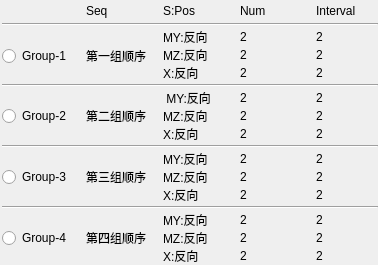
<?xml version="1.0" encoding="UTF-8"?>
<ui version="4.0">
 <class>LayerPage</class>
 <widget class="QWidget" name="LayerPage">
  <property name="geometry">
   <rect>
    <x>0</x>
    <y>0</y>
    <width>378</width>
    <height>265</height>
   </rect>
  </property>
  <property name="windowTitle">
   <string>Form</string>
  </property>
  <layout class="QGridLayout" name="gridLayout" rowstretch="0,0,0,0,0,0,0,0,0,0">
   <property name="leftMargin">
    <number>2</number>
   </property>
   <property name="topMargin">
    <number>0</number>
   </property>
   <property name="rightMargin">
    <number>0</number>
   </property>
   <property name="bottomMargin">
    <number>0</number>
   </property>
   <property name="horizontalSpacing">
    <number>15</number>
   </property>
   <property name="verticalSpacing">
    <number>2</number>
   </property>
   <item row="5" column="0">
    <widget class="QRadioButton" name="radioButton_2">
     <property name="sizePolicy">
      <sizepolicy hsizetype="Expanding" vsizetype="Expanding">
       <horstretch>0</horstretch>
       <verstretch>0</verstretch>
      </sizepolicy>
     </property>
     <property name="text">
      <string>Group-2</string>
     </property>
    </widget>
   </item>
   <item row="4" column="0" colspan="5">
    <widget class="Line" name="line_2">
     <property name="orientation">
      <enum>Qt::Horizontal</enum>
     </property>
    </widget>
   </item>
   <item row="0" column="1">
    <widget class="QLabel" name="label_29">
     <property name="sizePolicy">
      <sizepolicy hsizetype="Expanding" vsizetype="Expanding">
       <horstretch>0</horstretch>
       <verstretch>0</verstretch>
      </sizepolicy>
     </property>
     <property name="text">
      <string>Seq</string>
     </property>
    </widget>
   </item>
   <item row="0" column="2">
    <widget class="QLabel" name="label_30">
     <property name="sizePolicy">
      <sizepolicy hsizetype="Expanding" vsizetype="Expanding">
       <horstretch>0</horstretch>
       <verstretch>0</verstretch>
      </sizepolicy>
     </property>
     <property name="text">
      <string>S:Pos</string>
     </property>
    </widget>
   </item>
   <item row="0" column="3">
    <widget class="QLabel" name="label_31">
     <property name="sizePolicy">
      <sizepolicy hsizetype="Expanding" vsizetype="Expanding">
       <horstretch>0</horstretch>
       <verstretch>0</verstretch>
      </sizepolicy>
     </property>
     <property name="text">
      <string>Num</string>
     </property>
    </widget>
   </item>
   <item row="0" column="4">
    <widget class="QLabel" name="label_32">
     <property name="sizePolicy">
      <sizepolicy hsizetype="Expanding" vsizetype="Expanding">
       <horstretch>0</horstretch>
       <verstretch>0</verstretch>
      </sizepolicy>
     </property>
     <property name="text">
      <string>Interval</string>
     </property>
    </widget>
   </item>
   <item row="2" column="2" rowspan="2">
    <layout class="QVBoxLayout" name="verticalLayout_2">
     <item>
      <widget class="KJLStatus" name="label_5">
       <property name="sizePolicy">
        <sizepolicy hsizetype="Expanding" vsizetype="Expanding">
         <horstretch>0</horstretch>
         <verstretch>0</verstretch>
        </sizepolicy>
       </property>
       <property name="text">
        <string>MY:反向</string>
       </property>
      </widget>
     </item>
     <item>
      <widget class="KJLStatus" name="label_6">
       <property name="sizePolicy">
        <sizepolicy hsizetype="Expanding" vsizetype="Expanding">
         <horstretch>0</horstretch>
         <verstretch>0</verstretch>
        </sizepolicy>
       </property>
       <property name="text">
        <string>MZ:反向</string>
       </property>
      </widget>
     </item>
     <item>
      <widget class="KJLStatus" name="label_7">
       <property name="sizePolicy">
        <sizepolicy hsizetype="Expanding" vsizetype="Expanding">
         <horstretch>0</horstretch>
         <verstretch>0</verstretch>
        </sizepolicy>
       </property>
       <property name="text">
        <string>X:反向</string>
       </property>
      </widget>
     </item>
    </layout>
   </item>
   <item row="2" column="3" rowspan="2">
    <layout class="QVBoxLayout" name="verticalLayout">
     <item>
      <widget class="KJLStatic" name="label1_0">
       <property name="sizePolicy">
        <sizepolicy hsizetype="Expanding" vsizetype="Expanding">
         <horstretch>0</horstretch>
         <verstretch>0</verstretch>
        </sizepolicy>
       </property>
       <property name="text">
        <string>2</string>
       </property>
      </widget>
     </item>
     <item>
      <widget class="KJLStatic" name="label1_1">
       <property name="sizePolicy">
        <sizepolicy hsizetype="Expanding" vsizetype="Expanding">
         <horstretch>0</horstretch>
         <verstretch>0</verstretch>
        </sizepolicy>
       </property>
       <property name="text">
        <string>2</string>
       </property>
      </widget>
     </item>
     <item>
      <widget class="KJLStatic" name="label1_2">
       <property name="sizePolicy">
        <sizepolicy hsizetype="Expanding" vsizetype="Expanding">
         <horstretch>0</horstretch>
         <verstretch>0</verstretch>
        </sizepolicy>
       </property>
       <property name="text">
        <string>2</string>
       </property>
      </widget>
     </item>
    </layout>
   </item>
   <item row="2" column="4" rowspan="2">
    <layout class="QVBoxLayout" name="verticalLayout_3">
     <item>
      <widget class="KJLStatic" name="label_17">
       <property name="sizePolicy">
        <sizepolicy hsizetype="Expanding" vsizetype="Expanding">
         <horstretch>0</horstretch>
         <verstretch>0</verstretch>
        </sizepolicy>
       </property>
       <property name="text">
        <string>2</string>
       </property>
      </widget>
     </item>
     <item>
      <widget class="KJLStatic" name="label_18">
       <property name="sizePolicy">
        <sizepolicy hsizetype="Expanding" vsizetype="Expanding">
         <horstretch>0</horstretch>
         <verstretch>0</verstretch>
        </sizepolicy>
       </property>
       <property name="text">
        <string>2</string>
       </property>
      </widget>
     </item>
     <item>
      <widget class="KJLStatic" name="label_19">
       <property name="sizePolicy">
        <sizepolicy hsizetype="Expanding" vsizetype="Expanding">
         <horstretch>0</horstretch>
         <verstretch>0</verstretch>
        </sizepolicy>
       </property>
       <property name="text">
        <string>2</string>
       </property>
      </widget>
     </item>
    </layout>
   </item>
   <item row="3" column="0">
    <widget class="QRadioButton" name="radioButton">
     <property name="sizePolicy">
      <sizepolicy hsizetype="Expanding" vsizetype="Expanding">
       <horstretch>0</horstretch>
       <verstretch>0</verstretch>
      </sizepolicy>
     </property>
     <property name="text">
      <string>Group-1</string>
     </property>
    </widget>
   </item>
   <item row="3" column="1">
    <widget class="KJLStatus" name="label">
     <property name="sizePolicy">
      <sizepolicy hsizetype="Expanding" vsizetype="Expanding">
       <horstretch>0</horstretch>
       <verstretch>0</verstretch>
      </sizepolicy>
     </property>
     <property name="text">
      <string>第一组顺序</string>
     </property>
    </widget>
   </item>
   <item row="7" column="3">
    <layout class="QVBoxLayout" name="verticalLayout_8">
     <item>
      <widget class="KJLStatic" name="label1_6">
       <property name="sizePolicy">
        <sizepolicy hsizetype="Expanding" vsizetype="Expanding">
         <horstretch>0</horstretch>
         <verstretch>0</verstretch>
        </sizepolicy>
       </property>
       <property name="text">
        <string>2</string>
       </property>
      </widget>
     </item>
     <item>
      <widget class="KJLStatic" name="label1_7">
       <property name="sizePolicy">
        <sizepolicy hsizetype="Expanding" vsizetype="Expanding">
         <horstretch>0</horstretch>
         <verstretch>0</verstretch>
        </sizepolicy>
       </property>
       <property name="text">
        <string>2</string>
       </property>
      </widget>
     </item>
     <item>
      <widget class="KJLStatic" name="label1_8">
       <property name="sizePolicy">
        <sizepolicy hsizetype="Expanding" vsizetype="Expanding">
         <horstretch>0</horstretch>
         <verstretch>0</verstretch>
        </sizepolicy>
       </property>
       <property name="text">
        <string>2</string>
       </property>
      </widget>
     </item>
    </layout>
   </item>
   <item row="5" column="1">
    <widget class="KJLStatus" name="label_2">
     <property name="sizePolicy">
      <sizepolicy hsizetype="Expanding" vsizetype="Expanding">
       <horstretch>0</horstretch>
       <verstretch>0</verstretch>
      </sizepolicy>
     </property>
     <property name="text">
      <string>第二组顺序</string>
     </property>
    </widget>
   </item>
   <item row="5" column="2">
    <layout class="QVBoxLayout" name="verticalLayout_6">
     <item>
      <widget class="KJLStatus" name="label_8">
       <property name="sizePolicy">
        <sizepolicy hsizetype="Expanding" vsizetype="Expanding">
         <horstretch>0</horstretch>
         <verstretch>0</verstretch>
        </sizepolicy>
       </property>
       <property name="text">
        <string> MY:反向</string>
       </property>
      </widget>
     </item>
     <item>
      <widget class="KJLStatus" name="label_9">
       <property name="sizePolicy">
        <sizepolicy hsizetype="Expanding" vsizetype="Expanding">
         <horstretch>0</horstretch>
         <verstretch>0</verstretch>
        </sizepolicy>
       </property>
       <property name="text">
        <string>MZ:反向</string>
       </property>
      </widget>
     </item>
     <item>
      <widget class="KJLStatus" name="label_10">
       <property name="sizePolicy">
        <sizepolicy hsizetype="Expanding" vsizetype="Expanding">
         <horstretch>0</horstretch>
         <verstretch>0</verstretch>
        </sizepolicy>
       </property>
       <property name="text">
        <string>X:反向</string>
       </property>
      </widget>
     </item>
    </layout>
   </item>
   <item row="5" column="3">
    <layout class="QVBoxLayout" name="verticalLayout_5">
     <item>
      <widget class="KJLStatic" name="label1_3">
       <property name="sizePolicy">
        <sizepolicy hsizetype="Expanding" vsizetype="Expanding">
         <horstretch>0</horstretch>
         <verstretch>0</verstretch>
        </sizepolicy>
       </property>
       <property name="text">
        <string>2</string>
       </property>
      </widget>
     </item>
     <item>
      <widget class="KJLStatic" name="label1_4">
       <property name="sizePolicy">
        <sizepolicy hsizetype="Expanding" vsizetype="Expanding">
         <horstretch>0</horstretch>
         <verstretch>0</verstretch>
        </sizepolicy>
       </property>
       <property name="text">
        <string>2</string>
       </property>
      </widget>
     </item>
     <item>
      <widget class="KJLStatic" name="label1_5">
       <property name="sizePolicy">
        <sizepolicy hsizetype="Expanding" vsizetype="Expanding">
         <horstretch>0</horstretch>
         <verstretch>0</verstretch>
        </sizepolicy>
       </property>
       <property name="text">
        <string>2</string>
       </property>
      </widget>
     </item>
    </layout>
   </item>
   <item row="5" column="4">
    <layout class="QVBoxLayout" name="verticalLayout_4">
     <item>
      <widget class="KJLStatic" name="label_20">
       <property name="sizePolicy">
        <sizepolicy hsizetype="Expanding" vsizetype="Expanding">
         <horstretch>0</horstretch>
         <verstretch>0</verstretch>
        </sizepolicy>
       </property>
       <property name="text">
        <string>2</string>
       </property>
      </widget>
     </item>
     <item>
      <widget class="KJLStatic" name="label_21">
       <property name="sizePolicy">
        <sizepolicy hsizetype="Expanding" vsizetype="Expanding">
         <horstretch>0</horstretch>
         <verstretch>0</verstretch>
        </sizepolicy>
       </property>
       <property name="text">
        <string>2</string>
       </property>
      </widget>
     </item>
     <item>
      <widget class="KJLStatic" name="label_22">
       <property name="sizePolicy">
        <sizepolicy hsizetype="Expanding" vsizetype="Expanding">
         <horstretch>0</horstretch>
         <verstretch>0</verstretch>
        </sizepolicy>
       </property>
       <property name="text">
        <string>2</string>
       </property>
      </widget>
     </item>
    </layout>
   </item>
   <item row="6" column="0" colspan="5">
    <widget class="Line" name="line_3">
     <property name="orientation">
      <enum>Qt::Horizontal</enum>
     </property>
    </widget>
   </item>
   <item row="7" column="0">
    <widget class="QRadioButton" name="radioButton_3">
     <property name="sizePolicy">
      <sizepolicy hsizetype="Expanding" vsizetype="Expanding">
       <horstretch>0</horstretch>
       <verstretch>0</verstretch>
      </sizepolicy>
     </property>
     <property name="text">
      <string>Group-3</string>
     </property>
    </widget>
   </item>
   <item row="7" column="1">
    <widget class="KJLStatus" name="label_3">
     <property name="sizePolicy">
      <sizepolicy hsizetype="Expanding" vsizetype="Expanding">
       <horstretch>0</horstretch>
       <verstretch>0</verstretch>
      </sizepolicy>
     </property>
     <property name="text">
      <string>第三组顺序</string>
     </property>
    </widget>
   </item>
   <item row="7" column="2">
    <layout class="QVBoxLayout" name="verticalLayout_9">
     <item>
      <widget class="KJLStatus" name="label_11">
       <property name="sizePolicy">
        <sizepolicy hsizetype="Expanding" vsizetype="Expanding">
         <horstretch>0</horstretch>
         <verstretch>0</verstretch>
        </sizepolicy>
       </property>
       <property name="text">
        <string>MY:反向</string>
       </property>
      </widget>
     </item>
     <item>
      <widget class="KJLStatus" name="label_12">
       <property name="sizePolicy">
        <sizepolicy hsizetype="Expanding" vsizetype="Expanding">
         <horstretch>0</horstretch>
         <verstretch>0</verstretch>
        </sizepolicy>
       </property>
       <property name="text">
        <string>MZ:反向</string>
       </property>
      </widget>
     </item>
     <item>
      <widget class="KJLStatus" name="label_13">
       <property name="sizePolicy">
        <sizepolicy hsizetype="Expanding" vsizetype="Expanding">
         <horstretch>0</horstretch>
         <verstretch>0</verstretch>
        </sizepolicy>
       </property>
       <property name="text">
        <string>X:反向</string>
       </property>
      </widget>
     </item>
    </layout>
   </item>
   <item row="7" column="4">
    <layout class="QVBoxLayout" name="verticalLayout_7">
     <item>
      <widget class="KJLStatic" name="label_23">
       <property name="sizePolicy">
        <sizepolicy hsizetype="Expanding" vsizetype="Expanding">
         <horstretch>0</horstretch>
         <verstretch>0</verstretch>
        </sizepolicy>
       </property>
       <property name="text">
        <string>2</string>
       </property>
      </widget>
     </item>
     <item>
      <widget class="KJLStatic" name="label_24">
       <property name="sizePolicy">
        <sizepolicy hsizetype="Expanding" vsizetype="Expanding">
         <horstretch>0</horstretch>
         <verstretch>0</verstretch>
        </sizepolicy>
       </property>
       <property name="text">
        <string>2</string>
       </property>
      </widget>
     </item>
     <item>
      <widget class="KJLStatic" name="label_25">
       <property name="sizePolicy">
        <sizepolicy hsizetype="Expanding" vsizetype="Expanding">
         <horstretch>0</horstretch>
         <verstretch>0</verstretch>
        </sizepolicy>
       </property>
       <property name="text">
        <string>2</string>
       </property>
      </widget>
     </item>
    </layout>
   </item>
   <item row="8" column="0" colspan="5">
    <widget class="Line" name="line_4">
     <property name="orientation">
      <enum>Qt::Horizontal</enum>
     </property>
    </widget>
   </item>
   <item row="9" column="0">
    <widget class="QRadioButton" name="radioButton_4">
     <property name="sizePolicy">
      <sizepolicy hsizetype="Expanding" vsizetype="Expanding">
       <horstretch>0</horstretch>
       <verstretch>0</verstretch>
      </sizepolicy>
     </property>
     <property name="text">
      <string>Group-4</string>
     </property>
    </widget>
   </item>
   <item row="9" column="1">
    <widget class="KJLStatus" name="label_4">
     <property name="sizePolicy">
      <sizepolicy hsizetype="Expanding" vsizetype="Expanding">
       <horstretch>0</horstretch>
       <verstretch>0</verstretch>
      </sizepolicy>
     </property>
     <property name="text">
      <string>第四组顺序</string>
     </property>
    </widget>
   </item>
   <item row="9" column="2">
    <layout class="QVBoxLayout" name="verticalLayout_12">
     <item>
      <widget class="KJLStatus" name="label_14">
       <property name="sizePolicy">
        <sizepolicy hsizetype="Expanding" vsizetype="Expanding">
         <horstretch>0</horstretch>
         <verstretch>0</verstretch>
        </sizepolicy>
       </property>
       <property name="text">
        <string>MY:反向</string>
       </property>
      </widget>
     </item>
     <item>
      <widget class="KJLStatus" name="label_15">
       <property name="sizePolicy">
        <sizepolicy hsizetype="Expanding" vsizetype="Expanding">
         <horstretch>0</horstretch>
         <verstretch>0</verstretch>
        </sizepolicy>
       </property>
       <property name="text">
        <string>MZ:反向</string>
       </property>
      </widget>
     </item>
     <item>
      <widget class="KJLStatus" name="label_16">
       <property name="sizePolicy">
        <sizepolicy hsizetype="Expanding" vsizetype="Expanding">
         <horstretch>0</horstretch>
         <verstretch>0</verstretch>
        </sizepolicy>
       </property>
       <property name="text">
        <string>X:反向</string>
       </property>
      </widget>
     </item>
    </layout>
   </item>
   <item row="9" column="3">
    <layout class="QVBoxLayout" name="verticalLayout_11">
     <item>
      <widget class="KJLStatic" name="label1_9">
       <property name="sizePolicy">
        <sizepolicy hsizetype="Expanding" vsizetype="Expanding">
         <horstretch>0</horstretch>
         <verstretch>0</verstretch>
        </sizepolicy>
       </property>
       <property name="text">
        <string>2</string>
       </property>
      </widget>
     </item>
     <item>
      <widget class="KJLStatic" name="label1_10">
       <property name="sizePolicy">
        <sizepolicy hsizetype="Expanding" vsizetype="Expanding">
         <horstretch>0</horstretch>
         <verstretch>0</verstretch>
        </sizepolicy>
       </property>
       <property name="text">
        <string>2</string>
       </property>
      </widget>
     </item>
     <item>
      <widget class="KJLStatic" name="label1_11">
       <property name="sizePolicy">
        <sizepolicy hsizetype="Expanding" vsizetype="Expanding">
         <horstretch>0</horstretch>
         <verstretch>0</verstretch>
        </sizepolicy>
       </property>
       <property name="text">
        <string>2</string>
       </property>
      </widget>
     </item>
    </layout>
   </item>
   <item row="9" column="4">
    <layout class="QVBoxLayout" name="verticalLayout_10">
     <item>
      <widget class="KJLStatic" name="label_26">
       <property name="sizePolicy">
        <sizepolicy hsizetype="Expanding" vsizetype="Expanding">
         <horstretch>0</horstretch>
         <verstretch>0</verstretch>
        </sizepolicy>
       </property>
       <property name="text">
        <string>2</string>
       </property>
      </widget>
     </item>
     <item>
      <widget class="KJLStatic" name="label_27">
       <property name="sizePolicy">
        <sizepolicy hsizetype="Expanding" vsizetype="Expanding">
         <horstretch>0</horstretch>
         <verstretch>0</verstretch>
        </sizepolicy>
       </property>
       <property name="text">
        <string>2</string>
       </property>
      </widget>
     </item>
     <item>
      <widget class="KJLStatic" name="label_28">
       <property name="sizePolicy">
        <sizepolicy hsizetype="Expanding" vsizetype="Expanding">
         <horstretch>0</horstretch>
         <verstretch>0</verstretch>
        </sizepolicy>
       </property>
       <property name="text">
        <string>2</string>
       </property>
      </widget>
     </item>
    </layout>
   </item>
   <item row="1" column="0" colspan="5">
    <widget class="Line" name="line">
     <property name="orientation">
      <enum>Qt::Horizontal</enum>
     </property>
    </widget>
   </item>
  </layout>
  <zorder>label_30</zorder>
  <zorder>label_31</zorder>
  <zorder>label_32</zorder>
  <zorder>radioButton_4</zorder>
  <zorder>radioButton_3</zorder>
  <zorder>radioButton_2</zorder>
  <zorder>label_4</zorder>
  <zorder>label_3</zorder>
  <zorder>radioButton</zorder>
  <zorder>label_29</zorder>
  <zorder>label</zorder>
  <zorder>label_2</zorder>
  <zorder>line_2</zorder>
  <zorder>line_3</zorder>
  <zorder>line_4</zorder>
  <zorder>line</zorder>
 </widget>
 <customwidgets>
  <customwidget>
   <class>KJLStatic</class>
   <extends>QLabel</extends>
   <header>KJLStatic.h</header>
  </customwidget>
  <customwidget>
   <class>KJLStatus</class>
   <extends>QLabel</extends>
   <header>KJLStatus.h</header>
  </customwidget>
 </customwidgets>
 <resources/>
 <connections/>
</ui>
